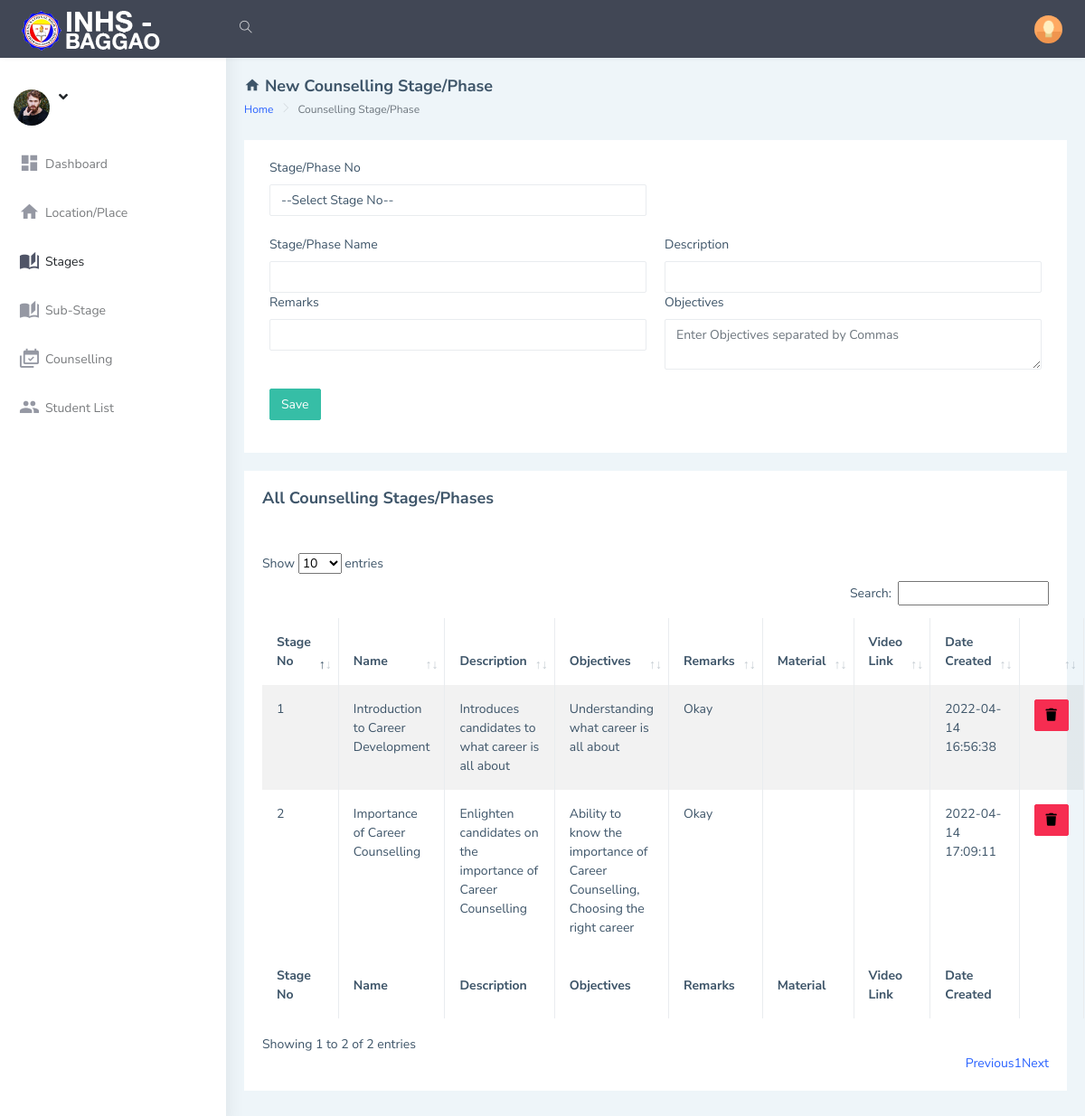
Screenshot of /admin/stage.php with the database file from the repository.
### tables this page shows
CREATE TABLE `stages_tbl` (
  `id` int(10) NOT NULL,
  `stageNo` varchar(10) DEFAULT NULL,
  `stageName` varchar(255) DEFAULT NULL,
  `description` text DEFAULT NULL,
  `remarks` text DEFAULT NULL,
  `objectives` text DEFAULT NULL,
  `material` text DEFAULT NULL,
  `videoLink` text DEFAULT NULL,
  `dateCreated` varchar(20) DEFAULT NULL
);

### admin/stage.php (the view, shortened to what this page needs)
<!DOCTYPE html>
<html dir="ltr" lang="en">
<?php
include('stage_action.php');
include('includes/header.php');
?>
<body>
    <div id="main-wrapper" data-layout="vertical" data-navbarbg="skin5" data-sidebartype="full"
        data-sidebar-position="absolute" data-header-position="absolute" data-boxed-layout="full">
        <?php include 'includes/topbar.php'?>
        <?php include 'includes/sidebar.php'?>
        <div class="page-wrapper">
            <div class="page-breadcrumb">
                <div class="row align-items-center">
                    <div class="col-5">
                        <h4 class="page-title"><i class="mdi mdi-home"></i> New Counselling Stage/Phase</h4>
                        <div class="d-flex align-items-center">
                            <nav aria-label="breadcrumb">
                                <ol class="breadcrumb">
                                    <li class="breadcrumb-item"><a href="#">Home</a></li>
                                    <li class="breadcrumb-item active" aria-current="page">Counselling Stage/Phase</li>
                                </ol>
                            </nav>
                        </div>
                    </div>
                </div>
            </div>
            <div class="container-fluid">
                <div class="row">
                    <div class="col-lg-12">
                        <div class="card">
                            <div class="card-body">
                                <form class="form-horizontal form-material mx-2" method="post">
                                    <div class="form-group">
                                        <div class="col-md-12">
                                            <div class="row">
                                                <div class="col-md-6">
                                                    <label>Stage/Phase No</label>
                                                    <?php
                                                    echo '<select required name="stageNo" class="form-control">';
                                                    echo'<option value="">--Select Stage No--</option>';
                                                        echo '</select>';
                                                    ?>
                                                </div>
                                            </div>
                                            <br>
                                            <div class="row">
                                                <div class="col-md-6">
                                                    <label>Stage/Phase Name</label>
                                                    <input type="text" name="stageName" required placeholder="" class="form-control form-control-line">
                                                </div>
                                                <div class="col-md-6">
                                                    <label>Description</label>
                                                    <input type="text" name="description" required placeholder="" class="form-control form-control-line" >
                                                </div>
                                            </div>
                                            <div class="row">
                                                <div class="col-md-6">
                                                    <label>Remarks</label>
                                                    <input type="text" name="remarks" required placeholder="" class="form-control form-control-line">
                                                </div>
                                                <div class="col-md-6">
                                                    <label>Objectives</label>
                                                    <textarea name="objectives" placeholder="Enter Objectives separated by Commas" class="form-control form-control-line"></textarea>
                                                </div>
                                            </div>
                                            <br>
                                            <div class="row">
                                                <div class="col-md-6">
                                                    <input type="submit" name="action" id="submit_button" class="btn btn-success text-white" value="Save" />
                                                </div>
                                            </div>
                                        </div>
                                    </div>
                                </form>
                            </div>
                        </div>
                    </div>
                </div>
                <div class="row">
                    <div class="col-lg-12 col-xlg-12 col-md-12">
                        <div class="card">
                            <div class="card-body">
                            <h4 class="page-title">All Counselling Stages/Phases</h4>
                                <br><br>
                                <table id="example" class="table table-striped table-bordered" style="width:100%">
                                    <thead>
                                        <tr>
                                            <th>Stage No</th>
                                            <th>Name</th>
                                            <th>Description</th>
                                            <th>Objectives</th>
                                            <th>Remarks</th>
                                            <th>Material</th>
                                            <th>Video Link</th>
                                            <th>Date Created</th>
                                            <th></th>
                                        </tr>
                                    </thead>
                                    <tbody>
                                    <?php
                                        $que=mysqli_query($con,"SELECT * from stages_tbl ORDER BY stageNo ASC");
                                        while ($row=mysqli_fetch_array($que)) {
                                        ?>
                                        <tr>
                                            <td><?php echo $row['stageNo'];?></td>
                                            <td><?php echo $row['stageName'];?></td>
                                            <td><?php echo $row['description'];?></td>
                                            <td><?php echo $row['objectives'];?></td>
                                            <td><?php echo $row['remarks'];?></td>
                                            <td><?php echo $row['material'];?></td>
                                            <td><?php echo $row['videoLink'];?></td>
                                            <td><?php echo $row['dateCreated'];?></td>
                                            <td><a href="?delid=<?php echo $row['id'];?>" onclick="return confirm('Are you sure you want to delete this item?');" class="btn btn-danger"><i class="fa fa-trash"></i></a></td>
                                        </tr>
                                        <?php
                                        }
                                    ?>
                                    </tbody>
                                        <tfoot>
                                            <tr>
                                                <th>Stage No</th>
                                                <th>Name</th>
                                                <th>Description</th>
                                                <th>Objectives</th>
                                                <th>Remarks</th>
                                                <th>Material</th>
                                                <th>Video Link</th>
                                                <th>Date Created</th>
                                                <th></th>
                                            </tr>
                                    </tfoot>
                                </table>
                            </div>
                        </div>
                    </div>
                </div>
            </div>
        </div>
    </div>
</body>
</html>

### rows the page displays
stages_tbl: stageNo "1", stageName "Introduction to Career Development", description "Introduces candidates to what career is all about", objectives "Understanding what career is all about", remarks "Okay", dateCreated "2022-04-14 16:56:38"
stages_tbl: stageNo "2", stageName "Importance of Career Counselling", description "Enlighten candidates on the importance of Career Counselling", objectives "Ability to know the importance of Career Counselling, Choosing the right career", remarks "Okay", dateCreated "2022-04-14 17:09:11"
